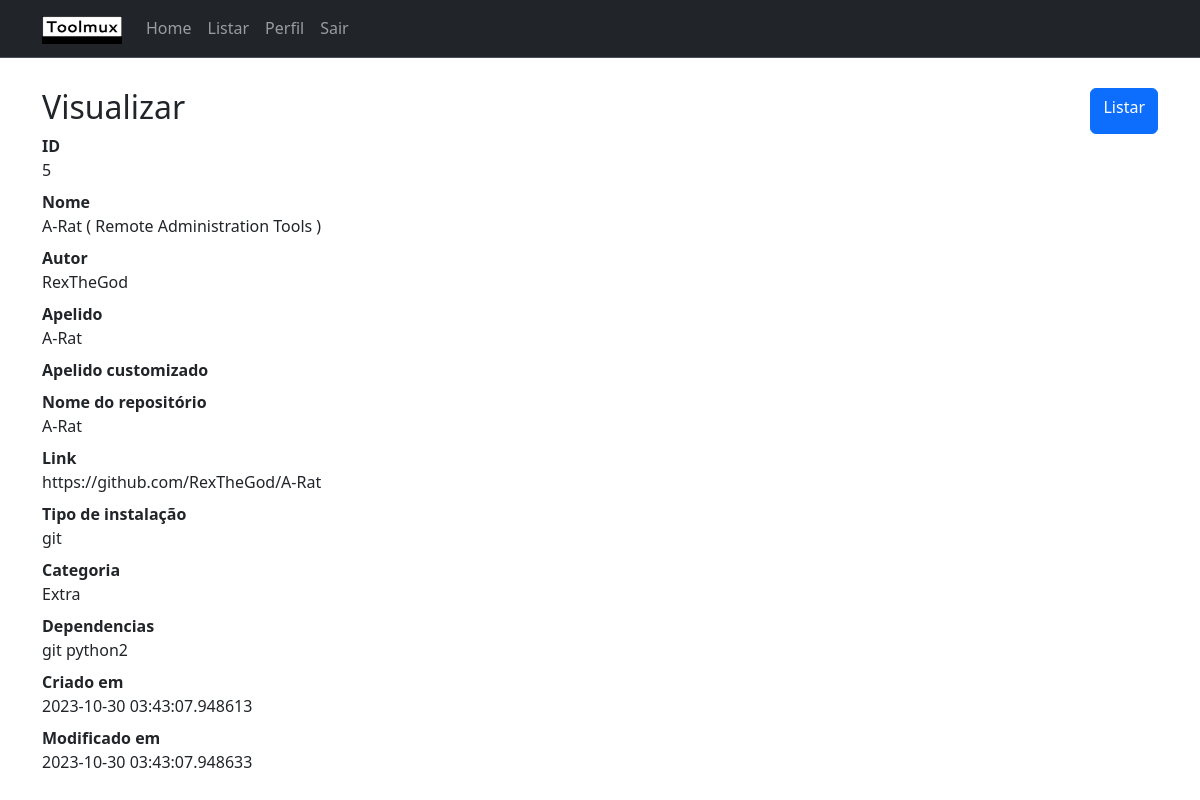
Page /visualizar/5/ (signed in) on the committed database.
### app/models.py (models this page shows)
class Tool(db.Model):
    id = db.Column(db.Integer, primary_key=True)
    name = db.Column(db.String(), nullable=False)
    author = db.Column(db.String(), nullable=False)
    alias = db.Column(db.String(), nullable=True)
    custom_alias = db.Column(db.String(), nullable=True)
    name_repository = db.Column(db.String(), nullable=True)
    link = db.Column(db.String(), nullable=True)
    type_install = db.Column(db.String(), nullable=False)
    category = db.Column(db.String(), nullable=False)
    dependencies = db.Column(db.String(), nullable=True)
    created = db.Column(db.DateTime, default=datetime.utcnow)
    modified = db.Column(db.DateTime, default=datetime.utcnow)

### app/routes.py (the view)
@app.route('/visualizar/<id>/', methods=['GET',])
@login_required
def visualizar(id):
    tool = Tool.query.filter_by(id=id).first()
    if tool is None:
        flash('Ferramenta não existe')
        return redirect(url_for('index'))
    return render_template('visualizar.html', tool=tool, title='Visualizar')

### app/models.py (called while the page is built)
@login.user_loader
def load_user(id):
    return User.query.get(int(id))

### app/templates/visualizar.html (shortened to what this page needs)
{% extends 'base.html' %}
{% block content %}
<div class="d-flex justify-content-between">
    <h2>{{ title }}</h2>                              <a class="btn btn-primary" href="{{ url_for('listar') }}" role="button">Listar</a>
</div>
<dl>
  <dt>ID</dt>
  <dd>{{ tool.id }}</dd>
  <dt>Nome</dt>
  <dd>{{ tool.name }}</dd>
  <dt>Autor</dt>
  <dd>{{ tool.author }}</dd>
  <dt>Apelido</dt>
  <dd>{{ tool.alias }}</dd>
  <dt>Apelido customizado </dt>
  <dt>Nome do repositório</dt>
  <dd>{{ tool.name_repository }}</dd>
  <dt>Link</dt>
  <dd style="overflow:auto;">{{ tool.link }}</dd>
  <dt>Tipo de instalação</dt>
  <dd>{{ tool.type_install }}</dd>
  <dt>Categoria</dt>
  <dd>{{ tool.category }}</dd>
  <dt>Dependencias</dt>
  <dd>{{ tool.dependencies }}</dd>
  <dt>Criado em</dt>
  <dd>{{ tool.created }}</dd>
  <dt>Modificado em</dt>
  <dd>{{ tool.modified }}</dd>
</dl>
{% endblock %}

### rows in the picture
Tool: id "5", name "A-Rat ( Remote Administration Tools )", author "RexTheGod", alias "A-Rat", name_repository "A-Rat", link "https://github.com/RexTheGod/A-Rat", type_install "git", category "Extra", dependencies "git python2", created "2023-10-30 03:43:07.948613", modified "2023-10-30 03:43:07.948633"

### other values in the picture
{{ title }} "Visualizar"
